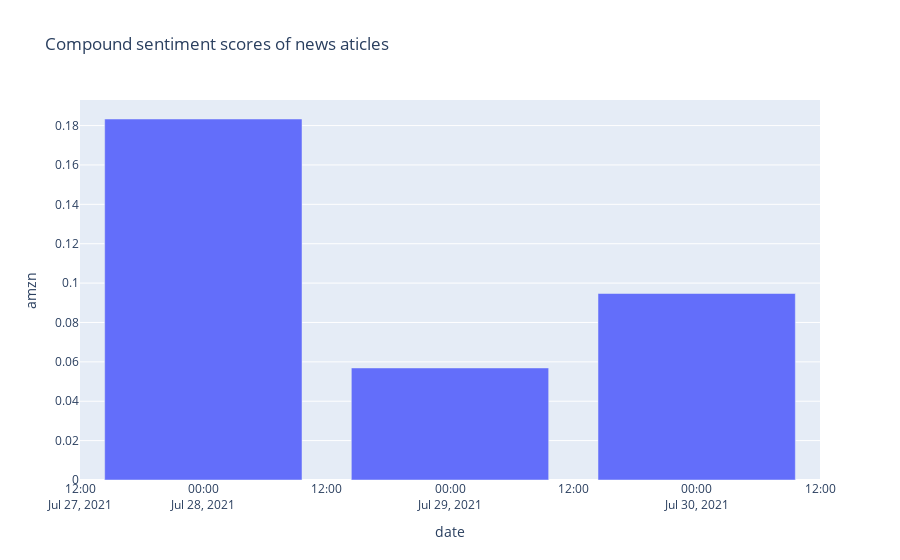

Here is the notebook cell this chart was saved with:
### Code cell
mean_scores11.reset_index()
fig2=px.bar(mean_scores11,y='amzn',barmode='group',title= 'Compound sentiment scores of news aticles')
fig2

### Figure 1 — Plotly figure (JSON) as saved in the notebook; plotly's stock layout.template omitted (floating-point values rounded to 4 significant figures)
{"data": [{"alignmentgroup": "True", "hovertemplate": "date=%{x}<br>amzn=%{y}<extra></extra>", "legendgroup": "", "marker": {"color": "#636efa"}, "name": "", "offsetgroup": "", "orientation": "v", "showlegend": false, "textposition": "auto", "type": "bar", "x": ["2021-07-28", "2021-07-29", "2021-07-30"], "xaxis": "x", "y": [0.1833, 0.05691, 0.09471], "yaxis": "y"}], "layout": {"barmode": "group", "legend": {"tracegroupgap": 0}, "title": {"text": "Compound sentiment scores of news aticles"}, "xaxis": {"anchor": "y", "domain": [0, 1], "title": {"text": "date"}}, "yaxis": {"anchor": "x", "domain": [0, 1], "title": {"text": "amzn"}}}}
